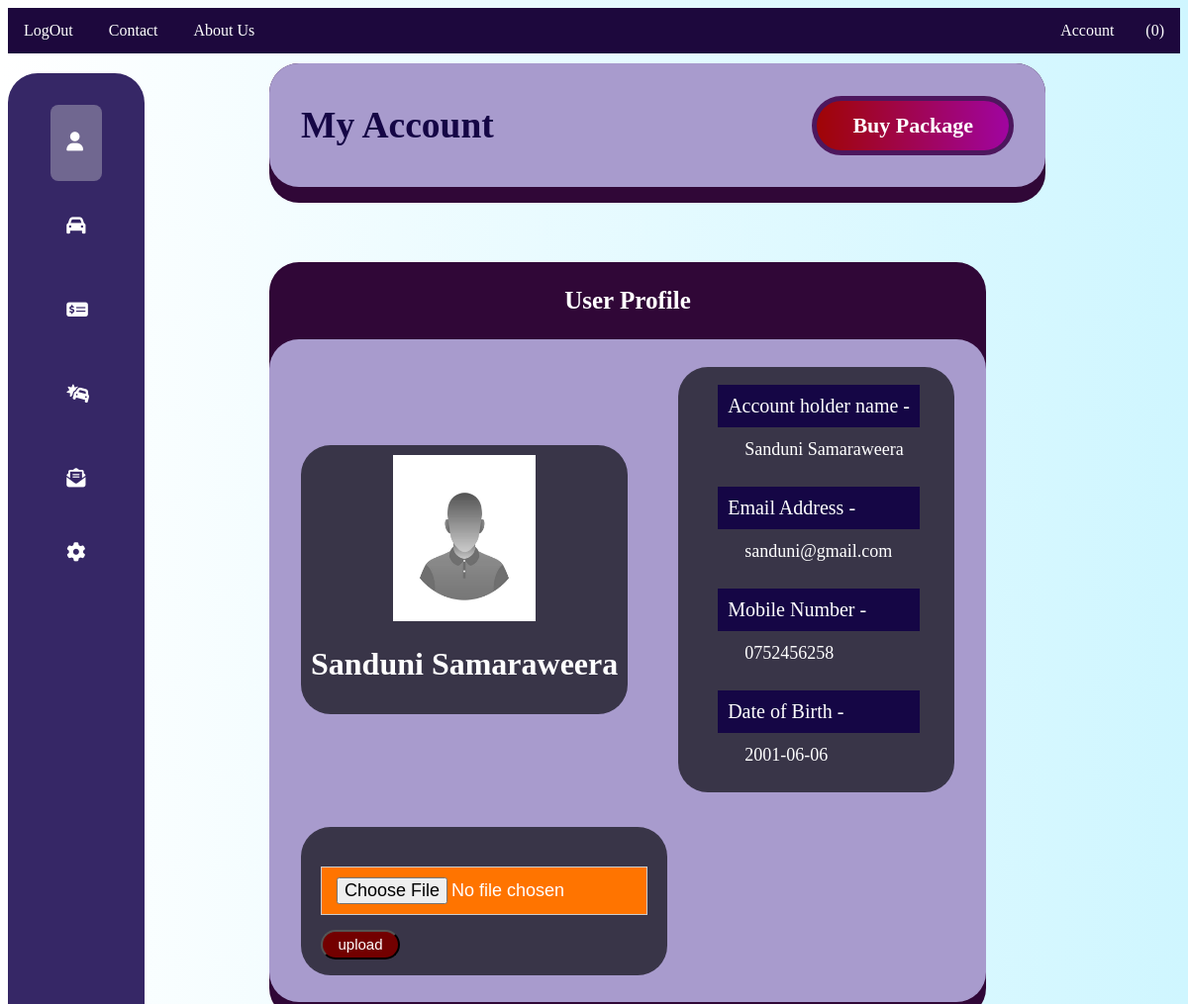
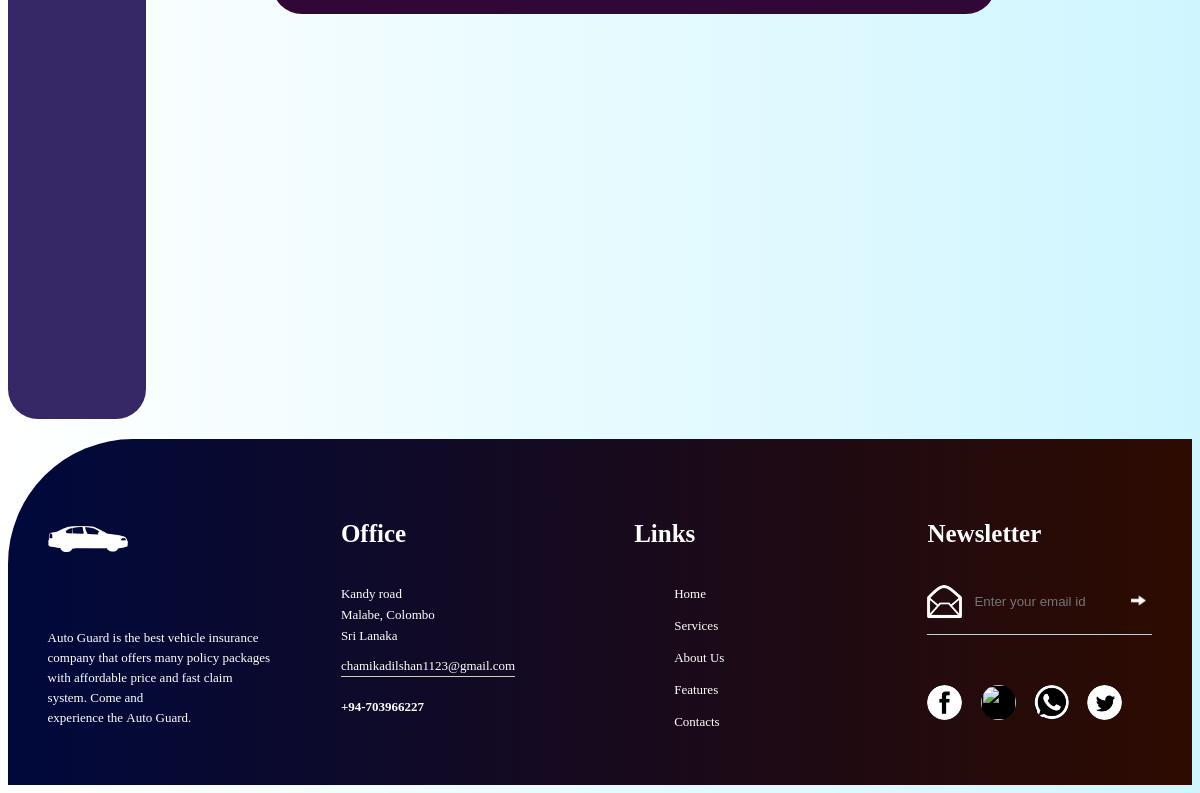
Page /account.php?e=sanduni@gmail.com on the committed database (2 pictures, top to bottom).
### tables this page shows
CREATE TABLE `customer` (
  `Email` varchar(50) NOT NULL CHECK (`Email` like '%_@_%._%'),
  `Mobile` int(11) DEFAULT NULL,
  `Password` varchar(50) DEFAULT NULL,
  `First_Name` varchar(20) DEFAULT NULL,
  `Last_name` varchar(20) DEFAULT NULL,
  `DoB` date DEFAULT NULL,
  `profile_pic` varchar(100) DEFAULT NULL
);

### account.php (the view, shortened to what this page needs)
<!DOCTYPE html>
<html>
<head>
	<link rel="stylesheet" type="text/css" href="styles/ss.css">
	<link rel="stylesheet" type="text/css" href="styles/account.css">
	<link rel="stylesheet" href="https://cdnjs.cloudflare.com/ajax/libs/font-awesome/6.4.0/css/all.min.css" />
</head>
<body>
	<?php
			$mob = "-";
    		$fname = "-";
    		$lname = "-";
    		$birth = "-";
			$e = $_SESSION["username"];
			if(is_null($e)){
				if(isset($_GET['e'])) {
				$e = $_GET['e'];
				}
			}
			include 'connect.php';
			$sql = "SELECT Email, Mobile, First_Name, Last_name, DoB FROM customer";
			$result = $conn->query($sql);
			if ($result->num_rows > 0) {
			    while($row = $result->fetch_assoc()) {
			    	if($e == $row["Email"]){
			    		$mob = $row["Mobile"];
			    		$fname = $row["First_Name"];
			    		$lname = $row["Last_name"];
			    		$birth = $row["DoB"];
			    	}
			    }
			}
		?>
	<?php include 'navigation.php'; ?>
	<div class="abc">
		<?php
			include 'sidebar.php';
		?>
		<div class="a">
			<div class="main--content">
				<div class="header--wrapper">
					<div class="header--title">
						<h2>My Account</h2>
					</div>
					<div class="header--title">
						<a class="a_btn" href="main.php"> Buy Package </a> <br>
					</div>
				</div>
			</div>
			<?php
				$PP = "-";
				$sql_propic = "SELECT profile_pic FROM customer WHERE Email = '$e' ";
				$result_propic = $conn->query($sql_propic);
				if ($result_propic->num_rows > 0) {
				    while($row_propic = $result_propic->fetch_assoc()) {
				    		$PP = $row_propic["profile_pic"];
				    }
				}
				if(is_null($PP))
				{
					$PP = 'default_propic.jpg';
				}
			?>
			<div class="main--content">
				<h3>User Profile </h3>
				<div class="details_a">
					<div class="acc_details">
						<img src="profile_pic/<?php echo $PP; ?>" class="pro_pic">
						<h1> <?php echo $fname." ".$lname; ?> </h1>
					</div>
					<div class="list_start">
						<ul>
							<li>
									<div class="account_name">Account holder name - </div>
									<div class="name_value"><?php echo $fname." ".$lname; ?></div>
							</li>
							<li>
									<div class="account_name">Email Address - </div>
									<div class="name_value"> <?php echo $e; ?> </div>
							</li>
							<li>
									<div class="account_name">Mobile Number - </div>
									<div class="name_value"><?php echo "0".$mob; ?></div>
							</li>
							<li>
									<div class="account_name">Date of Birth - </div>
									<div class="name_value"><?php echo $birth; ?></div>
							</li>
						</ul>
					</div>
					<div class="list_start user_photo">
						<form method="POST" class="photo_form" enctype="multipart/form-data">
							<input type="file" name="my_image"><br>
							<input type="submit" name="submit" class="photo_submit" value="upload">
						</form>
					</div>
				</div>
			</div>
		</div>
	</div>
	<?php include 'footer.php'; ?>
	</body>
</html>

### styles/ss.css (style rules this page uses)
body { background: linear-gradient(90deg, #FFFFFF , #CFF6FF); }
.abc { position: absolute; top: 23vw; right: 9vw; }

### styles/account.css (style rules this page uses)
.header--title { color: #150645; font-size: 25px; font-weight: bold; }
.main--content { position: relative; background: #300737 ; width: 100% padding: 1rem; border-radius: 30px; }
.header--wrapper { display: flex; justify-content: space-between; align-items: center; flex-wrap: wrap; background: #A89BCD; border-radius: 10px; padding: 10px 2rem; margin-bottom: 1rem; width: 60vw; border-radius: 30px; }
.abc { position: static; display: flex; flex-wrap: wrap; padding: 10px 0; gap: 60px; }
.a { position: absolute; display: flex; margin-left: 22vw; flex-wrap: wrap; padding: 0 0; gap: 60px; }
.details_a { display: flex; justify-content: space-between; align-items: center; flex-wrap: wrap; background: #A89BCD; border-radius: 10px; padding: 10px 2rem; margin-bottom: 1rem; width: 55vw; height: 650px; border-radius: 30px; }
.acc_details { padding: 10px; background: #393548; text-align: center; color: white; border-radius: 30px; }
.pro_pic { width: 12vw; height: 14vw; }
.list_start { background: #393548; border-radius: 30px; }
.main--content h3 { font-size: 25px; color: white; text-align: center; }
.list_start { font-size: 1.5vw; }
.account_name { margin-top: 10px; margin-bottom: 10px; background: #150645; color: white; padding: 10px; font-size: 20px; margin-right: 35px; }
.name_value { margin-left: 25px; padding: 2px; margin-bottom: 25px; color: white; font-size: 18px; margin-right: 35px; }
.list_start ul li { list-style: none; }
.a_btn { position: relative; display: inline-block; padding: 12px 36px; margin :10px 0; color: #fff; text-decoration: none; font-size: 22px; border-radius: 40px; background: linear-gradient(90deg, #A00505 , #A005A0); border: 5px solid #4D175D; }
.user_photo { height: 150px; width: 370px; }
.photo_form { margin-top: 20px; margin-bottom: 50px; padding: 20px 20px 20px 20px; }
input[type=file] { width: 100%; padding: 10px 15px; display: inline-block; border: 1px solid #ccc; box-sizing: border-box; background: #FF7400; color: white; font-size: 18px; cursor: pointer; }
.photo_submit { margin-top: 15px; height: 30px; width: 80px; background: #730000; font-size: 15px; color: white; cursor: pointer; border-radius: 20px; }

### rows in the picture
customer: First_Name "Sanduni", Last_name "Samaraweera", Mobile "752456258", DoB "2001-06-06"

### other values in the picture
$e "sanduni@gmail.com"
